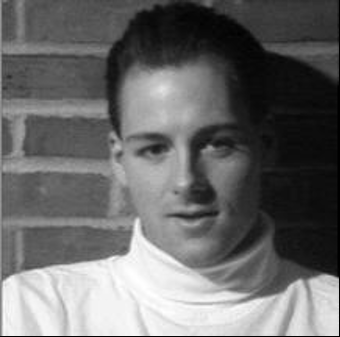
#> input picture 2-图像基础/png_files/1.png, 340 x 337 px
$ python test.py
#> lines starting #> are read from the running program, lines starting #| are printed output that depends on the picture
import cv2
import matplotlib.pyplot as plt
import numpy as np

image = cv2.imread('./png_files/1.png', 0)
#> image is the input picture: shape (337, 340); min 0, max 255, mean 106.3

# [11 lines of commented-out code are left out]

plt.figure()
# plt.subplot(121)
# plt.imshow(image, cmap='gray')
#
# plt.subplot(122)
hist = plt.hist(image.flatten(), bins=range(0,255))

plt.show()
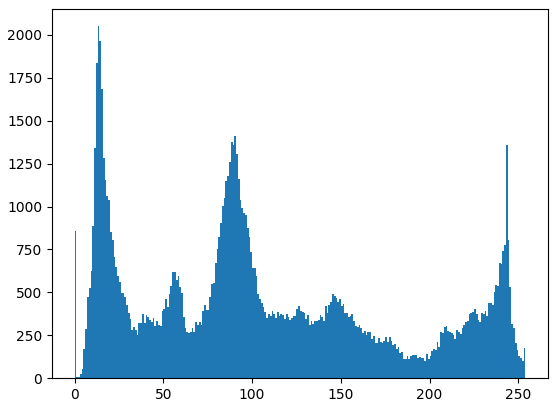
#> figure drawn by matplotlib, 1 panel; tallest bar 2051 high, from x = 13 to 14

$ run again, with 2-图像基础/png_files/2.png copied over 2-图像基础/png_files/1.png
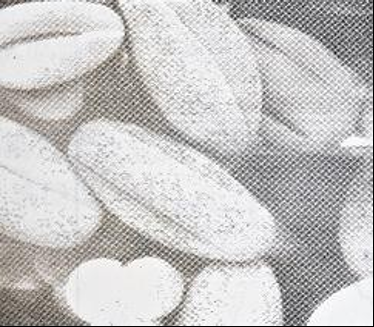
#> input picture 2-图像基础/png_files/2.png, 374 x 327 px
#> `plt.show()`:
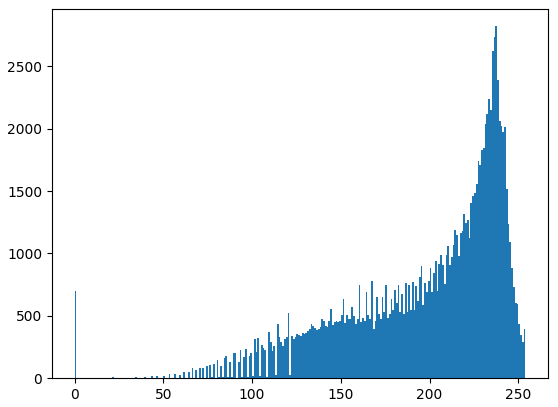
#> figure drawn by matplotlib, 1 panel; tallest bar 2821 high, from x = 237 to 238

$ run again, with 2-图像基础/png_files/3.png copied over 2-图像基础/png_files/1.png
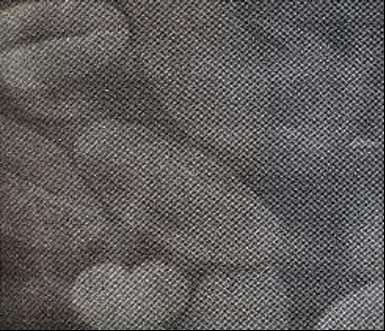
#> input picture 2-图像基础/png_files/3.png, 385 x 331 px
#> `plt.show()`:
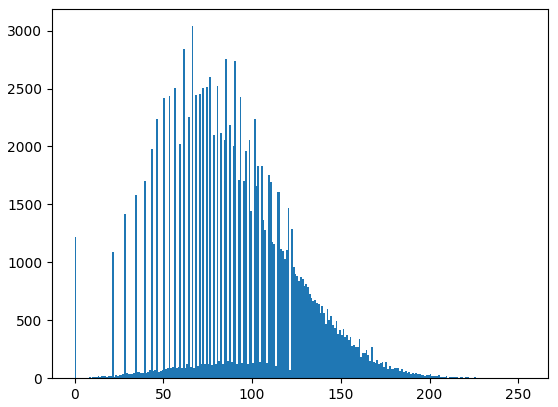
#> figure drawn by matplotlib, 1 panel; tallest bar 3038 high, from x = 66 to 67

$ run again, with 2-图像基础/png_files/4.png copied over 2-图像基础/png_files/1.png
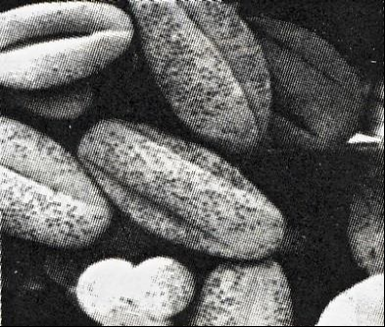
#> input picture 2-图像基础/png_files/4.png, 385 x 327 px
#> `plt.show()`:
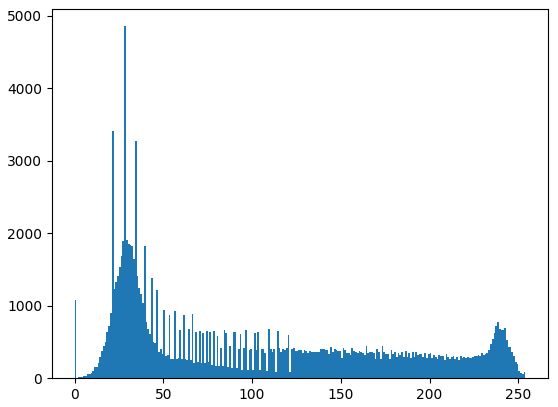
#> figure drawn by matplotlib, 1 panel; tallest bar 4858 high, from x = 28 to 29
